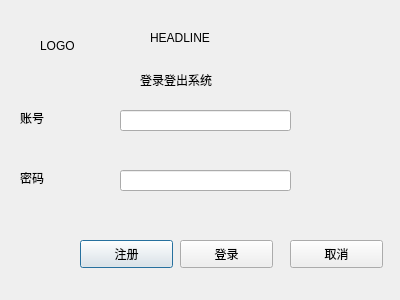
<?xml version="1.0" encoding="UTF-8"?>
<ui version="4.0">
 <class>LoginDialog</class>
 <widget class="QDialog" name="LoginDialog">
  <property name="geometry">
   <rect>
    <x>0</x>
    <y>0</y>
    <width>400</width>
    <height>300</height>
   </rect>
  </property>
  <property name="windowTitle">
   <string>Dialog</string>
  </property>
  <widget class="QLabel" name="label">
   <property name="geometry">
    <rect>
     <x>40</x>
     <y>20</y>
     <width>72</width>
     <height>51</height>
    </rect>
   </property>
   <property name="text">
    <string>LOGO</string>
   </property>
  </widget>
  <widget class="QLabel" name="label_2">
   <property name="geometry">
    <rect>
     <x>150</x>
     <y>30</y>
     <width>72</width>
     <height>15</height>
    </rect>
   </property>
   <property name="text">
    <string>HEADLINE</string>
   </property>
  </widget>
  <widget class="QLabel" name="label_3">
   <property name="geometry">
    <rect>
     <x>140</x>
     <y>70</y>
     <width>121</width>
     <height>20</height>
    </rect>
   </property>
   <property name="text">
    <string>登录登出系统</string>
   </property>
  </widget>
  <widget class="QLineEdit" name="AccountEdit">
   <property name="geometry">
    <rect>
     <x>120</x>
     <y>110</y>
     <width>171</width>
     <height>21</height>
    </rect>
   </property>
  </widget>
  <widget class="QLineEdit" name="PasswordEdit">
   <property name="geometry">
    <rect>
     <x>120</x>
     <y>170</y>
     <width>171</width>
     <height>21</height>
    </rect>
   </property>
   <property name="echoMode">
    <enum>QLineEdit::Password</enum>
   </property>
  </widget>
  <widget class="QLabel" name="label_4">
   <property name="geometry">
    <rect>
     <x>20</x>
     <y>110</y>
     <width>72</width>
     <height>15</height>
    </rect>
   </property>
   <property name="text">
    <string>账号</string>
   </property>
  </widget>
  <widget class="QLabel" name="label_5">
   <property name="geometry">
    <rect>
     <x>20</x>
     <y>170</y>
     <width>72</width>
     <height>15</height>
    </rect>
   </property>
   <property name="text">
    <string>密码</string>
   </property>
  </widget>
  <widget class="QPushButton" name="RegisterButton">
   <property name="geometry">
    <rect>
     <x>80</x>
     <y>240</y>
     <width>93</width>
     <height>28</height>
    </rect>
   </property>
   <property name="text">
    <string>注册</string>
   </property>
  </widget>
  <widget class="QPushButton" name="LoginButton">
   <property name="geometry">
    <rect>
     <x>180</x>
     <y>240</y>
     <width>93</width>
     <height>28</height>
    </rect>
   </property>
   <property name="text">
    <string>登录</string>
   </property>
  </widget>
  <widget class="QPushButton" name="CancelButton">
   <property name="geometry">
    <rect>
     <x>290</x>
     <y>240</y>
     <width>93</width>
     <height>28</height>
    </rect>
   </property>
   <property name="text">
    <string>取消</string>
   </property>
  </widget>
 </widget>
 <resources/>
 <connections/>
</ui>
